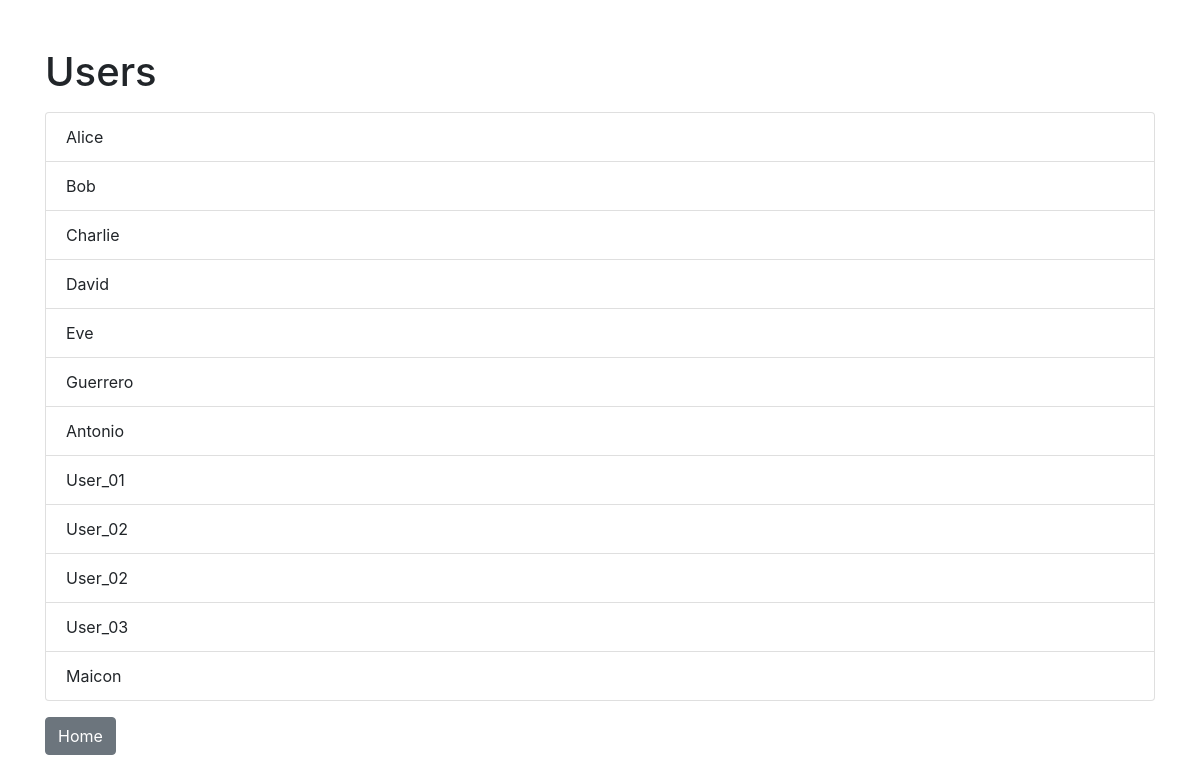
The app's page /users, older data.
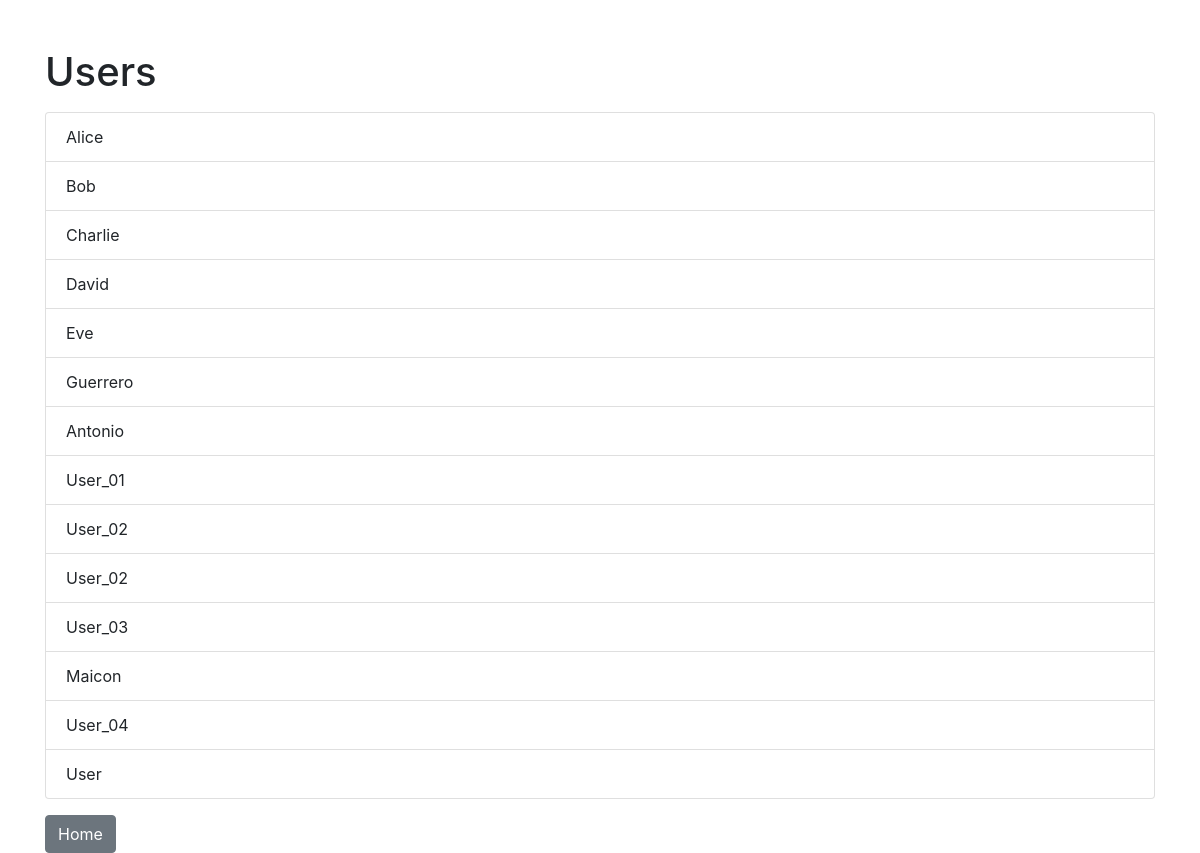
The same page, newer data.
### models.py (models this page shows)
class User(db.Model):
    __tablename__ = 'user'
    user_id = db.Column(db.Integer, primary_key=True)
    name = db.Column(db.String(80), unique=True, nullable=False)
    movies = db.relationship('Movie', backref='user', lazy=True)

### app.py (the view)
@app.route('/users')
def list_users():
    users = data_manager.get_all_users()
    return render_template('users.html', users=users)

### datamanager/sqlite_data_manager.py (called while the page is built)
    def get_all_users(self):
        try:
            return User.query.all()
        except SQLAlchemyError as e:
            print(f"Database error: {str(e)}")
            return []

### templates/users.html (shortened to what this page needs)
<!DOCTYPE html>
<html lang="en">
<head>
    <link rel="stylesheet" href="https://stackpath.bootstrapcdn.com/bootstrap/4.5.2/css/bootstrap.min.css">
</head>
<body>
    <div class="container">
        <h1 class="mt-5">Users</h1>
        <ul class="list-group mt-3">
            {% for user in users %}
                <li class="list-group-item">{{ user.name }}</li>
            {% endfor %}
        </ul>
        <a href="{{ url_for('home') }}" class="btn btn-secondary mt-3">Home</a>
    </div>
</body>
</html>

Row changes from the older to the newer data that the page shows:
added User: name "User_04"
added User: name "User"
